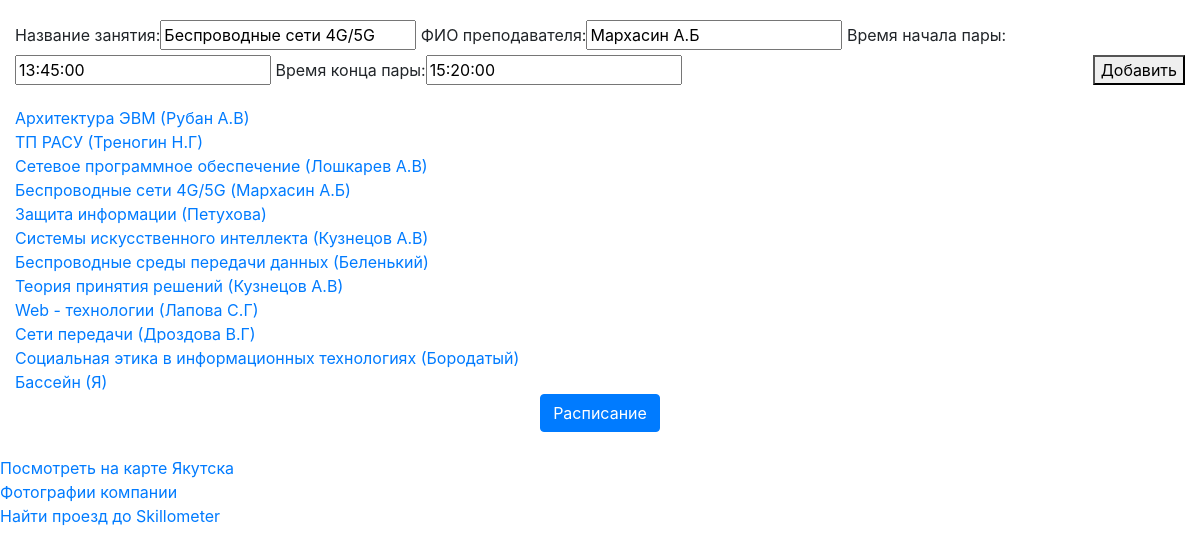
/4, run on the app's committed database.
### ivtasu/models.py (models this page shows, shortened)
class Zanyatia(models.Model):
    name = models.CharField(max_length=50, verbose_name='Название занятия')
    lector = models.CharField(max_length=50, verbose_name='ФИО преподавателя')
    time_start = models.TimeField(auto_now=False, auto_now_add=False, verbose_name='Время начала пары')
    time_end = models.TimeField(auto_now=False, auto_now_add=False, verbose_name='Время конца пары')

### ivtasu/views.py (the view, shortened to what this page needs)
# urls.py: path('', views.zan_list, name='zan_list'),
def zan_list(request, id=None):
    if id:
        form = ZanyatiaForm(instance=Zanyatia.objects.get(pk=id))
    else:
        form = ZanyatiaForm()
    perem = Zanyatia.objects.all()
    return render(request, 'ivtasu/base.html', locals())

### ivtasu/forms.py
class ZanyatiaForm(forms.ModelForm):
    class Meta:
        model = Zanyatia
        fields = ('name', 'lector', 'time_start', 'time_end')

### ivtasu/templates/ivtasu/base.html (shortened to what this page needs)
{% load static %}
{% load bootstrap4 %}
<html>
<head>
    {% bootstrap_css %}
    <link rel="stylesheet" href="{% static 'css/ivtasu.css' %}">
</head>
<body>
<div class="container-fluid">
        <div class="nazv row">
            <div class="col">
            <form method="POST">
                {{form}}
                <button>Добавить</button>
            </form>
        </div>
        </div>
        {% for p in perem %}
    <div class="row"><div class="col">
            <a href="{% url 'zan_edit' p.id %}">{{ p.name }} ({{ p.lector }})</a>
        </div> </div>
        {% endfor %}
        <div align="center"><a href="raspisanie" class="btn btn-primary" type="submit">Расписание</a></div>
</div>
<br>
<div class="aaa">
<a class="dg-widget-link" href="http://2gis.ru/yakutsk/firm/70000001044366612/center/129.75033760070804,62.03305232003997/zoom/16?utm_medium=widget-source&utm_campaign=firmsonmap&utm_source=bigMap">Посмотреть на карте Якутска</a><div class="dg-widget-link"><a href="http://2gis.ru/yakutsk/firm/70000001044366612/photos/70000001044366612/center/129.75033760070804,62.03305232003997/zoom/17?utm_medium=widget-source&utm_campaign=firmsonmap&utm_source=photos">Фотографии компании</a></div><div class="dg-widget-link"><a href="http://2gis.ru/yakutsk/center/129.750345,62.032867/zoom/16/routeTab/rsType/bus/to/129.750345,62.032867╎Skillometer?utm_medium=widget-source&utm_campaign=firmsonmap&utm_source=route">Найти проезд до Skillometer</a></div>
</div>
<div id="map" style="width: 600px; height: 400px" ></div>
</body>
</html>

### ivtasu/static/css/ivtasu.css (style rules this page uses)
.nazv { padding-top:20px; }
button { float: right; }

### data on the page
Zanyatia: name "Беспроводные сети 4G/5G", lector "Мархасин А.Б", time_start "13:45:00", time_end "15:20:00"
Zanyatia: name "Архитектура ЭВМ", lector "Рубан А.В"
Zanyatia: name "ТП РАСУ", lector "Треногин Н.Г"
Zanyatia: name "Сетевое программное обеспечение", lector "Лошкарев А.В"
Zanyatia: name "Защита информации", lector "Петухова"
Zanyatia: name "Системы искусственного интеллекта", lector "Кузнецов А.В"
Zanyatia: name "Беспроводные среды передачи данных", lector "Беленький"
Zanyatia: name "Теория принятия решений", lector "Кузнецов А.В"
Zanyatia: name "Web - технологии", lector "Лапова С.Г"
Zanyatia: name "Сети передачи", lector "Дроздова В.Г"
Zanyatia: name "Социальная этика в информационных технологиях", lector "Бородатый"
Zanyatia: name "Бассейн", lector "Я"
